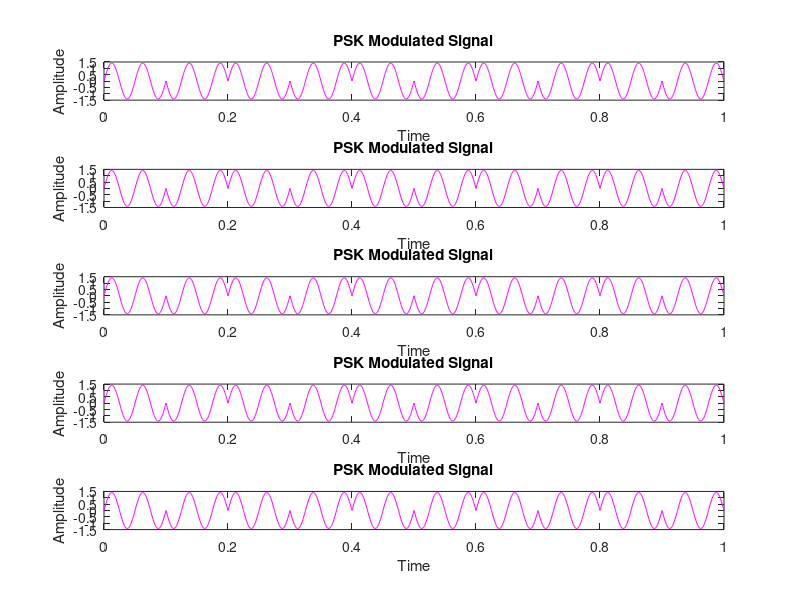

Write the MATLAB code that produced this figure.
%psk modulation for f=2,4,6,8,10
clc;
close all;
clear all;

t=0:0.001:1;
for i=1:5;
f=input('Enter frequency:=>');
tb=1;
Eb=1;
m=(square(2*pi*f*t));
c=sqrt((2*Eb)/tb)*sin(2*pi*20*t);
psk=c.*m;

subplot(5,1,i);
plot(t,psk,'m');
title('PSK Modulated Signal');
ylabel('Amplitude');
xlabel('Time');
end;
